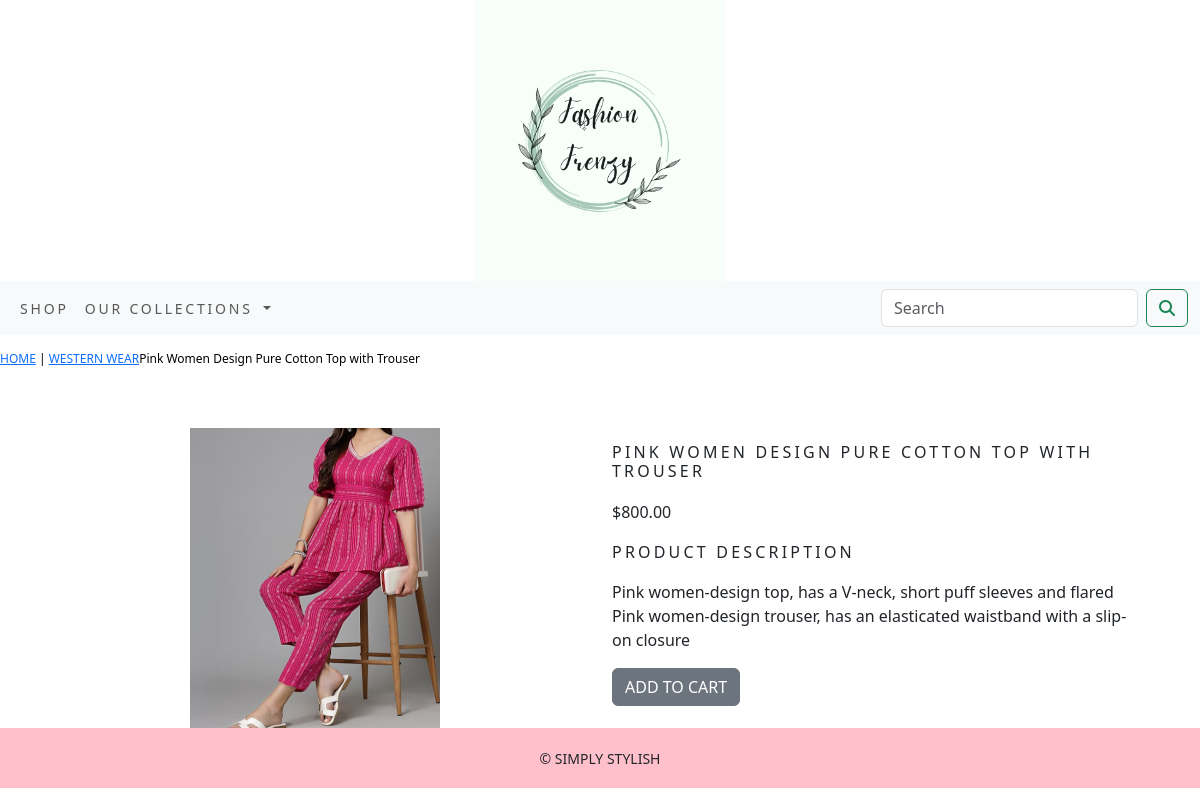
Page /western-wear/western1/ on the committed database.
### shopapp/models.py (models this page shows, shortened)
class Product(models.Model):
    name=models.CharField(max_length=250,unique=True)
    slug = models.SlugField(max_length=250, unique=True)
    description = models.TextField(blank=True)
    price=models.DecimalField(max_digits=10,decimal_places=2)
    category=models.ForeignKey(Category,on_delete=models.CASCADE)
    image=models.ImageField(upload_to='product',blank=True)
    stock=models.IntegerField()
    available=models.BooleanField(default=True)
    created=models.DateTimeField(auto_now_add=True)
    updated=models.DateTimeField(auto_now_add=True)

class Category(models.Model):
    name=models.CharField(max_length=250,unique=True)
    slug=models.SlugField(max_length=250,unique=True)
    description=models.TextField(blank=True)
    image=models.ImageField(upload_to='category',blank=True)
    class Meta:
        ordering=('name',)
        verbose_name='category'
        verbose_name_plural='categories'
    def get_url(self):
        return reverse('shopapp:product_by_category',args=[self.slug])
    def __str__(self):
      return '{}'.format(self.name)

### shopapp/views.py (the view)
# urls.py: path('<slug:c_slug>/<slug:product_slug>/',views.proDetail,name='prodCatdetail'),
def proDetail(request, c_slug, product_slug):
    try:
        product = Product.objects.get(category__slug=c_slug, slug=product_slug)
    except Exception as e:
        raise e
    return render(request, 'product.html', {'product': product})

### cart/context_processors.py (called while the page is built)
def counter(request):
    item_count=0
    if 'admin' in request.path:
        return {}
    else:
        try:
            cart=Cart.objects.filter(cart_id=_cart_id(request))
            cart_items=CartItem.objects.all().filter(cart=cart[:1])
            for cart_item in cart_items:
                item_count += cart_item.quantity
        except Cart.DoesNotExist:
            item_count=0
    return dict(item_count=item_count)

### cart/views.py (called while the page is built)
def _cart_id(request):
    cart = request.session.session_key
    if not cart:
        cart = request.session.create()
    return cart

### shopapp/context_processors.py (called while the page is built)
def menu_links(request):
    links=Category.objects.all()
    return dict(links=links)

### templates/product.html (shortened to what this page needs)
{% extends 'base.html' %}
{% load static %}
{% block content %}
<div class="row my_prod_row_class">
    <div class="mx_auto">
        <p><a href="{% url 'shopapp:allProdCat' %}">HOME</a> | <a href="{{product.category.get_url}}">{{product.category}}</a>{{product.name}}</p>
    </div>
</div>
<div class="container">
<br>
<div class="row">
    <div class="col-12 col-md-12 col-sm-12 col-lg-6 text-center">
        <div style="min-width:18rem">
            <img src="{{product.image.url}}" alt="{{product.name}}" width="250" height="300">
        </div>
    </div>
      <div class="col-12 col-md-12 col-sm-12 col-lg-6 float-left">
          <div class="float-right">
          <h1 class="my_prod_title">{{product.name}}</h1>
          <p>${{product.price}}</p>
          <p class="my_title">PRODUCT DESCRIPTION</p>
          <p class="text-justify my_prod_text">{{product.description}}</p>
          {% if product.stock <= 0 %}
          <p class="text_justify my_prod_text"><b>OUT OF STOCK</b></p>
          {% else %}
          <a class="btn btn-secondary" href="{% url 'cart:add_cart' product.id %}">ADD TO CART</a>
          {% endif %}
      </div>
    </div>
</div>
</div>
{% endblock %}

### static/css/custom.css (style rules this page uses)
body { font-family: 'Caveat'; }
.my_title { font-size:16px; text_transform:uppercase; letter-spacing:.2em; }
.my_prod_row_class { padding-top:15px; padding-bottom:20px; }
.my_prod_row_class .mx_auto { color:#000; font-size:12px; text-decoration:none; }
.my_prod_title { font-size:16px; text-transform:uppercase; letter-spacing:.2em; padding-top:15px; padding-bottom:10px; }
.my_prod_text { padding-right:20px; }

### rows in the picture
Product: category "WESTERN WEAR", name "Pink Women Design Pure Cotton Top with Trouser", image (picture), name "PINK WOMEN DESIGN PURE COTTON TOP WITH TROUSER", price "800.00", description "Pink women-design top, has a V-neck, short puff sleeves and flared Pink women-design trouser, has an elasticated waistband with a slip-on closure"
